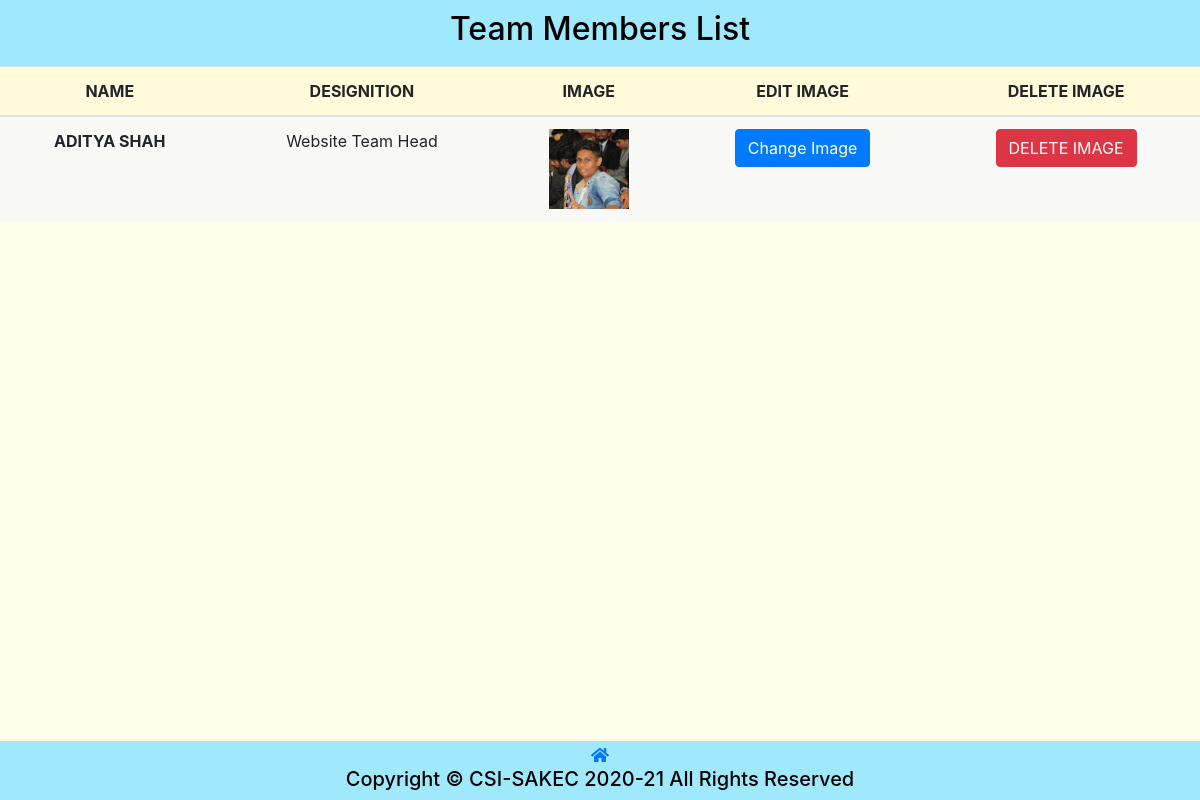
The app's page /coordinator.php, older data.
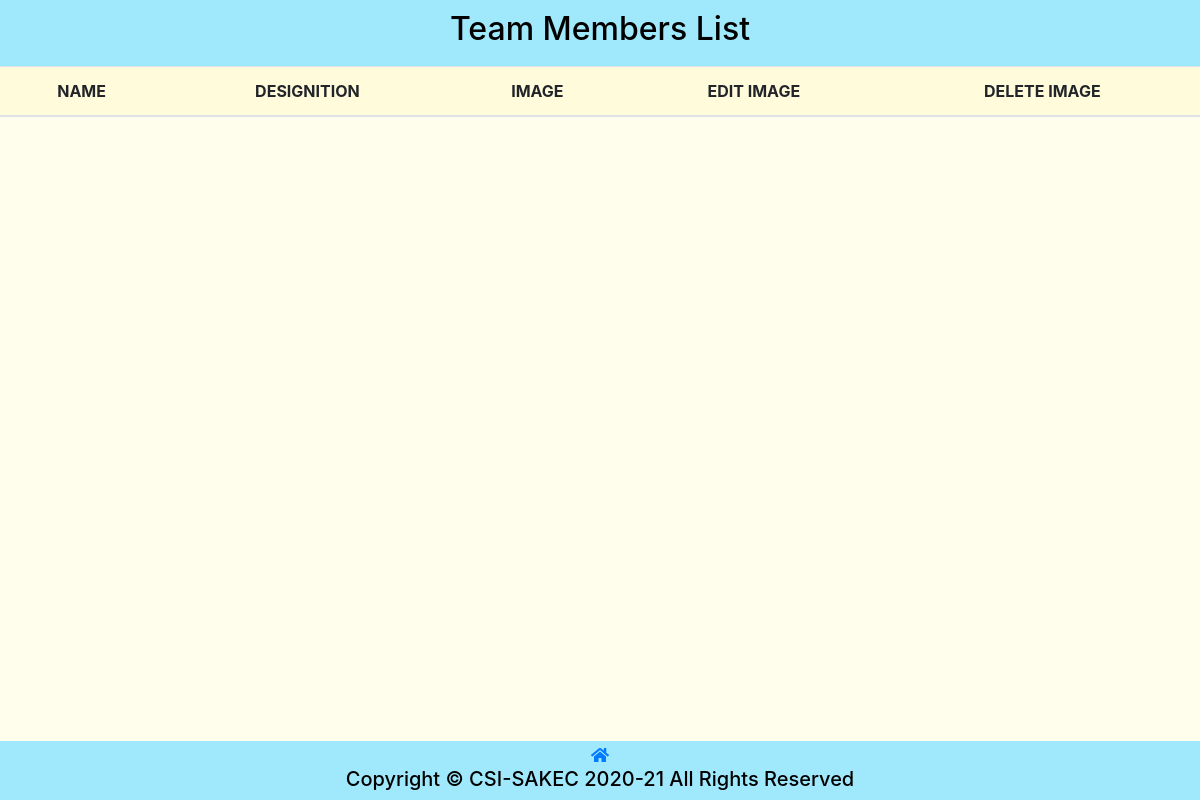
The same page, newer data.
### tables this page shows
CREATE TABLE `csi_userdata` (
  `id` int(11) NOT NULL,
  `name` varchar(255) NOT NULL,
  `year` varchar(5) NOT NULL,
  `division` varchar(10) DEFAULT NULL,
  `rollNo` int(10) DEFAULT NULL,
  `emailID` varchar(50) NOT NULL,
  `phonenumber` bigint(10) NOT NULL,
  `branch` varchar(10) NOT NULL,
  `role` int(15) NOT NULL,
  `gender` varchar(10) NOT NULL,
  `organization` varchar(255) NOT NULL DEFAULT 'Shah & Anchor Kutchhi Engineering College'
);

CREATE TABLE `csi_role` (
  `id` int(11) NOT NULL,
  `role_name` varchar(256) NOT NULL,
  `main_page_edit` tinyint(4) NOT NULL DEFAULT 0,
  `user_data` tinyint(4) NOT NULL DEFAULT 0,
  `role` tinyint(4) NOT NULL DEFAULT 0,
  `add_event` tinyint(4) NOT NULL DEFAULT 0,
  `budget` tinyint(4) NOT NULL DEFAULT 0,
  `manage_event` tinyint(4) NOT NULL DEFAULT 0,
  `edit_attendance` tinyint(4) NOT NULL DEFAULT 0,
  `permission_letter` tinyint(4) NOT NULL DEFAULT 0,
  `report` tinyint(4) NOT NULL DEFAULT 0,
  `confirm_event_registration` tinyint(4) NOT NULL DEFAULT 0,
  `content_repository` tinyint(4) NOT NULL DEFAULT 0,
  `feedback_response` tinyint(4) NOT NULL DEFAULT 0,
  `query` tinyint(4) NOT NULL DEFAULT 0,
  `reply_log` tinyint(4) NOT NULL DEFAULT 0,
  `audit` tinyint(4) NOT NULL DEFAULT 0,
  `confirm_membership` tinyint(4) NOT NULL DEFAULT 0
);

CREATE TABLE `csi_coordinator` (
  `id` int(100) NOT NULL,
  `user_id` int(11) NOT NULL,
  `image` text NOT NULL
);

### config.php (called while the page is built, shortened)
<?php
    $conn = mysqli_connect(DB_SERVER, DB_USERNAME, DB_PASSWORD, DB_NAME);
    function execute($sql){
        global $conn;
        return mysqli_query($conn, $sql);
    }
?>

### coordinator.php (the view, shortened to what this page needs)
<!DOCTYPE html>
<html lang="en" xmlns="http://www.w3.org/1999/xhtml">
<head>
    <link rel="stylesheet" href="plugins/bootstrap-4.6.0-dist/css/bootstrap.min.css">
    <link rel="stylesheet" href="css/membership.css?v=<?php echo time(); ?>">
</head>
<?php
    require_once "config.php";
?>
<body>
    <header>
        <h2 style="text-align: center;">Team Members List</h2>
</header>
    <div class="members">
        <table class="table">
            <thead class="black white-text">
                <tr>
                    <th scope="col">NAME</th>
                    <th>DESIGNITION</th>
                    <th>IMAGE</th>
                    <th>EDIT IMAGE</th>
                    <th>DELETE IMAGE</th>
                </tr>
            </thead>
            <tbody>
                <?php
                    $result= execute(   "SELECT u.id as user_id, u.name as name, r.role_name as duty
                                        FROM `csi_userdata` as u,`csi_role` as r
                                        WHERE u.role = r.id and (r.role_name like '%Coordinator%' || r.role_name = 'General Secretary' || r.role_name like '%Team%')");
                    while($row = mysqli_fetch_assoc($result)) {
                        $resultimage= execute("SELECT image FROM `csi_coordinator` WHERE user_id = ".$row['user_id']);
                        $image_count = mysqli_num_rows($resultimage);
                ?>
                        <div class="table-content" style="font-size: large;">
                            <tr>
                                <th scope="row"><?php echo $row['name']; ?></th>
                                <td><?php echo $row['duty']; ?></td>
                                    <td>
                                        <?php
                                            if($image_count == 1){
                                                $rowimage = mysqli_fetch_array($resultimage);
                                        ?>
                                                <a target="_blank" href="Coordinator_Images/<?php echo $rowimage['image']; ?>">
                                                <img src="Coordinator_Images/<?php echo $rowimage['image']; ?>" alt="Forest" style="width:80px">
                                        <?php
                                            }
                                        ?>
                                        </a>
                                    </td>
                                    <td>
                                        <div id="<?php echo 'reply'.$row['user_id']; ?>">
                                            <button type="button" onClick="<?php echo 'addTextArea('.$row['user_id'].');'; ?>" class="btn btn-primary">Change Image</button>
                                        </div>
                                    </td>
                                <form action="<?php echo htmlspecialchars($_SERVER["PHP_SELF"]);?>" method="POST">
                                    <td>
                                        <button type='submit' name="delete_id_btn" class='btn btn-danger'>DELETE IMAGE</button>
                                    </td>
                                </form>
                            </tr>
                        </div>
                <?php
                    }
                ?>
            </tbody>
        </table>
        <div class="spacer" style="height:30px;"></div>
    </div>
    <div class="footer">
        <div class="spacer" style="height:2px;"></div>
        <a href="index.php"><i class="fas fa-home"></i></a>
        <h5>Copyright &copy; CSI-SAKEC 2020-21 All Rights Reserved</h5>
    </div>
</body>
</html>

Row changes from the older to the newer data that the page shows:
removed csi_userdata: name "ADITYA SHAH", role.role_name "Website Team Head", csi_coordinator.image (picture)
